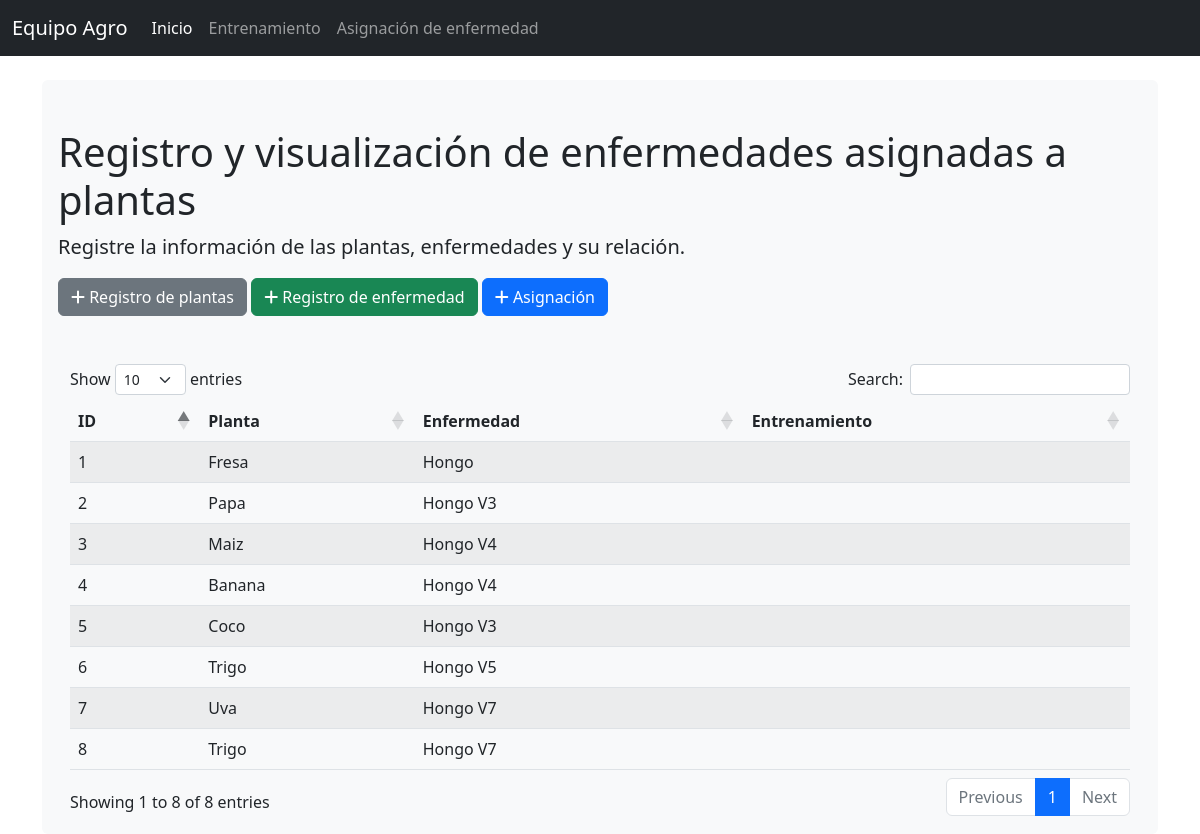
Before: /asignacion_enfermedad with the older database file.
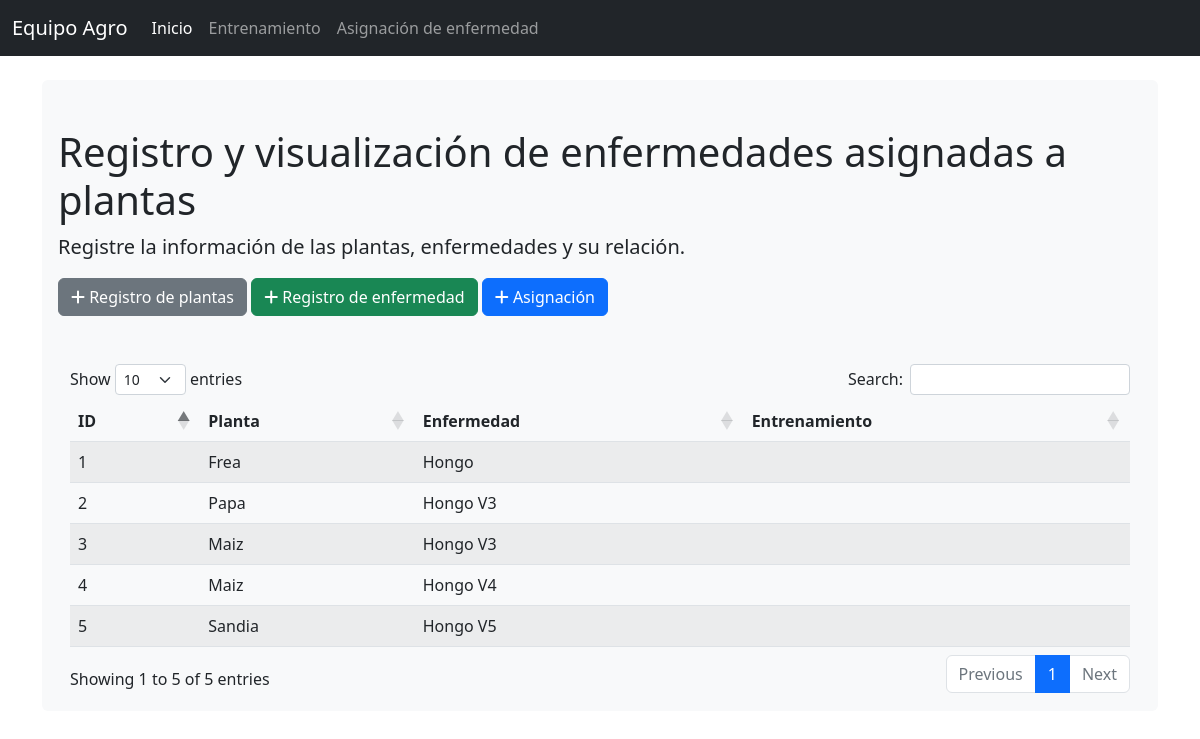
After: the same page with the newer database file.
### app_agronomia/models.py (models this page shows, shortened)
class PlantaEnfermedad(models.Model):
    id_planta = models.ForeignKey(Planta, verbose_name='Planta', on_delete=models.CASCADE)
    id_enfermedad = models.ForeignKey(Enfermedad, verbose_name='Enfermedad', on_delete=models.CASCADE)
    class Meta:
        verbose_name = "Plan Enfermedad"
        verbose_name_plural = "Plantas Efermedades"

class Planta(models.Model):
    nombre = models.CharField(max_length=100)
    descripcion = models.CharField(max_length=250)
    class Meta:
        verbose_name = "Planta"
        verbose_name_plural = "Plantas"

class Enfermedad(models.Model):
    nombre = models.CharField(max_length=100)
    descripcion = models.CharField(max_length=250)
    class Meta:
        verbose_name = "Enfermedad"
        verbose_name_plural = "Enfermedades"

### app_agronomia/views.py (the view)
# urls.py: path("asignacion_enfermedad", asignacion_enfermedad, name="asignacion_enfermedad"),
def asignacion_enfermedad(request):
        lista_planta = Planta.objects.all()
        lista_enfermedad = Enfermedad.objects.all()
        lista_asigancion = PlantaEnfermedad.objects.select_related('id_planta', 'id_enfermedad')
        lista_entrenamiento = CargaEntrenamiento.objects.all()
        try:
                if request.session.get('estado_request') == None:
                        status = False
                else:
                        status = request.session.get('estado_request')
        except Exception as e:
                status = False
        data = {'lista_planta':lista_planta, 'lista_enfermedad':lista_enfermedad,
                'lista_asigancion':lista_asigancion, 'lista_entrenamiento':lista_entrenamiento,
                'estatus':status}
        request.session['estado_request'] = None
        return render(request, 'asignacion_enfermedad.html',data)

### app_agronomia/templates/asignacion_enfermedad.html (shortened to what this page needs)
{% extends 'base.html' %}
{% load static %}
{% block content %}
    <link rel="stylesheet" href="https://cdnjs.cloudflare.com/ajax/libs/twitter-bootstrap/5.2.0/css/bootstrap.min.css">
    <link rel="stylesheet" href="https://cdn.datatables.net/1.13.1/css/dataTables.bootstrap5.min.css">
    <div class="bg-light p-3 pt-5 rounded">
        <h1>Registro y visualización de enfermedades asignadas a plantas</h1>
        <p class="lead">Registre la información de las plantas, enfermedades y su relación.</p>
        <div class="bd-example-snippet bd-code-snippet">
            <button type="button" class="btn btn-secondary"
                    data-bs-toggle="modal" data-bs-target="#modalPlanta">
                <i class="fa-solid fa-plus"></i> Registro de plantas
            </button>
            <button type="button" class="btn btn-success"
            data-bs-toggle="modal" data-bs-target="#modalEnfermedad">
            <i class="fa-solid fa-plus" ></i>
                Registro de enfermedad
            </button>
            <button type="button" class="btn btn-primary"
            data-bs-toggle="modal" data-bs-target="#modalAsignacion">
            <i class="fa-solid fa-plus"></i>
                Asignación</button>
        </div>
        <div class="container pt-5">
            <div class="table-responsive">
                <table id="example" class="table table-striped table-hover" style="width:100%">
                    <thead>
                        <tr>
                            <th>ID</th>
                            <th>Planta</th>
                            <th>Enfermedad</th>
                            <th>Entrenamiento</th>
                        </tr>
                    </thead>
                    <tbody>
                        {% for asignacion in lista_asigancion %}
                            <tr>
                                <td>{{ asignacion.pk }}</td>
                                <td>{{ asignacion.id_planta.nombre }}</td>
                                <td>{{ asignacion.id_enfermedad.nombre }}</td>
                                <td>
                                </td>
                            </tr>
                        {% endfor %}
                    </tbody>
                </table>
            </div>
        </div>
    </div>
{% endblock content %}

### global_templates/base.html (shortened to what this page needs)
<!doctype html>
<html lang="en">
  <head>
    <link href="https://cdn.jsdelivr.net/npm/bootstrap@5.2.3/dist/css/bootstrap.min.css" rel="stylesheet">
    <link rel="stylesheet" href="https://cdnjs.cloudflare.com/ajax/libs/font-awesome/6.2.1/css/all.min.css" />
  </head>
  <body>
    <nav class="navbar navbar-expand-md navbar-dark bg-dark mb-4">
        <div class="container-fluid">
          <a class="navbar-brand" href="{% url 'app_agronomia:inicio' %}">Equipo Agro</a>
          <div class="collapse navbar-collapse" id="navbarCollapse">
            <ul class="navbar-nav me-auto mb-2 mb-md-0">
              <li class="nav-item">
                <a class="nav-link active" aria-current="page" href="{% url 'app_agronomia:inicio' %}">Inicio</a>
              </li>
              <li class="nav-item">
                <a class="nav-link" href="{% url 'app_agronomia:entrenamiento' %}">Entrenamiento</a>
              </li>
              <li class="nav-item">
                <a class="nav-link" href="{% url 'app_agronomia:asignacion_enfermedad' %}">Asignación de enfermedad</a>
              </li>
            </ul>
          </div>
        </div>
      </nav>
      <main class="container">
        {% block content %}
        {% endblock content %}
      </main>
  </body>
</html>

Changed rows visible on the page:
removed PlantaEnfermedad: pk "6", id_planta.nombre "Trigo", id_enfermedad.nombre "Hongo V5"
removed PlantaEnfermedad: pk "7", id_planta.nombre "Uva", id_enfermedad.nombre "Hongo V7"
removed PlantaEnfermedad: pk "8", id_planta.nombre "Trigo", id_enfermedad.nombre "Hongo V7"
changed through a linked row, PlantaEnfermedad "Hongo": id_planta.nombre "Fresa" → "Frea"
changed PlantaEnfermedad id 3: id_enfermedad.nombre "Hongo V4" → "Hongo V3"
changed PlantaEnfermedad "Hongo V4": id_planta.nombre "Banana" → "Maiz"
changed PlantaEnfermedad id 5: id_planta.nombre "Coco" → "Sandia"; id_enfermedad.nombre "Hongo V3" → "Hongo V5"
Other visible differences:
text written by a page script: "Show entries Search: Showing 1 to 8 of 8 entries Previous 1 Next" → "Show entries Search: Showing 1 to 5 of 5 entries Previous 1 Next"
